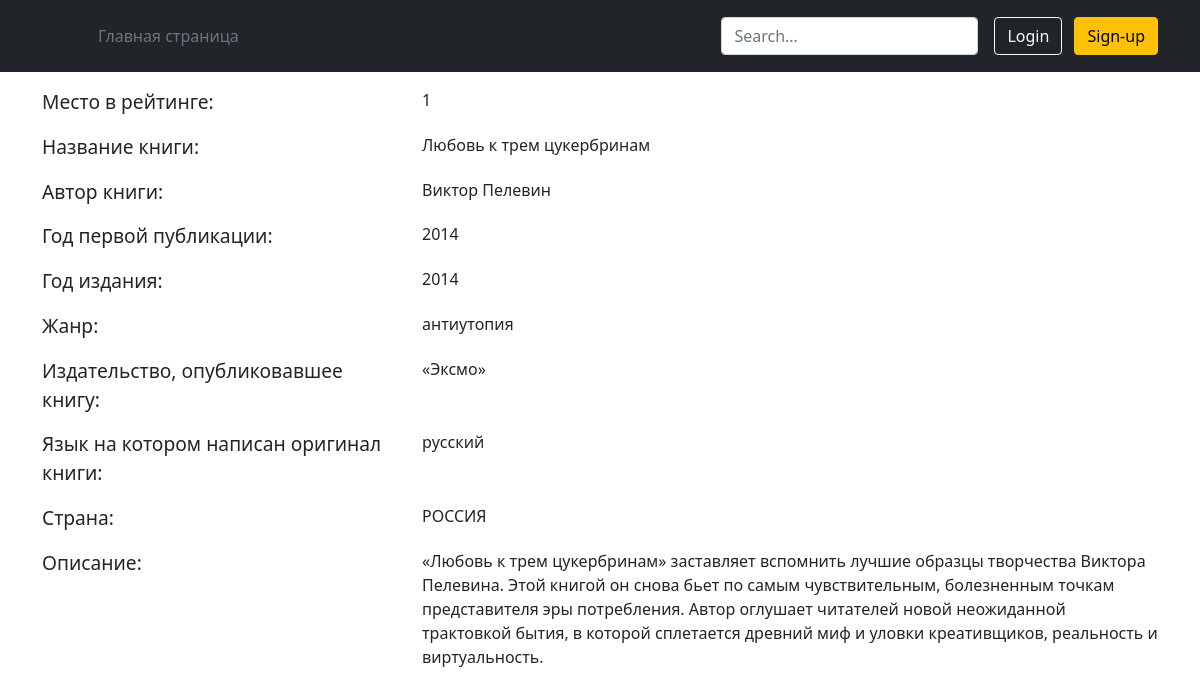
Page /detail/1/ on the committed database.
### portal/models.py (models this page shows, shortened)
class Books(models.Model):
    Description = models.TextField('Описание книги')
    Year = models.PositiveIntegerField('Год написания')
    PopularityRating = models.PositiveIntegerField('Место в рейтинге')
    BookTitle = models.TextField('Название книги')
    Author = models.TextField('Автор')
    Genre = models.TextField('Жанр')
    FirstPoblicationYear = models.PositiveIntegerField('Год первой публикации')
    Publisher = models.TextField('Издательство, опубликовавшее книгу')
    OriginalLanguage = models.TextField('Оригинальный язык')
    Country = models.TextField('Страна в которой написана книга')
    class Meta:
        ordering = ['PopularityRating']

### portal/views.py (the view)
# urls.py: path('detail/<int:id>/', portal_detail),
def detail(request, id):
    print(id)
    book = Books.objects.get(id=id)
    content = {
            "book" :   book
        }
    return render(request, './portal/detail.html', content)

### portal/templates/portal/detail.html (shortened to what this page needs)
<!DOCTYPE html>
<html lang="ru">
<head>
  <link href="https://cdn.jsdelivr.net/npm/bootstrap@5.1.3/dist/css/bootstrap.min.css" rel="stylesheet">
  <header class="p-3 bg-dark text-white">
    <div class="container">
      <div class="d-flex flex-wrap align-items-center justify-content-center justify-content-lg-start">
        <a href="/" class="d-flex align-items-center mb-2 mb-lg-0 text-white text-decoration-none">
          <svg class="bi me-2" width="40" height="32" role="img" aria-label="Bootstrap"><use xlink:href="#bootstrap"></use></svg>
        </a>
        <ul class="nav col-12 col-lg-auto me-lg-auto mb-2 justify-content-center mb-md-0">
          <li><a href="/" class="nav-link px-2 text-secondary">Главная страница</a></li>
        </ul>
        <form class="col-12 col-lg-auto mb-3 mb-lg-0 me-lg-3">
          <input type="search" class="form-control form-control-dark" placeholder="Search..." aria-label="Search">
        </form>
        <div class="text-end">
          <button type="button" class="btn btn-outline-light me-2">Login</button>
          <button type="button" class="btn btn-warning">Sign-up</button>
        </div>
      </div>
    </div>
  </header>
</head>
<body>
    <div class='container'>
        <div class="row mb-3">
            <div class="col-4 themed-grid-col"><big>Место в рейтинге:</big></div>
            <div class="col-8 themed-grid-col">{{book.PopularityRating}}</div>
        </div>
        <div class="row mb-3">
            <div class="col-4 themed-grid-col"><big>Название книги:</big></div>
            <div class="col-8 themed-grid-col">{{book.BookTitle}}</div>
        </div>
        <div class="row mb-3">
            <div class="col-4 themed-grid-col"><big>Автор книги:</big></div>
            <div class="col-8 themed-grid-col">{{book.Author}}</div>
        </div>
        <div class="row mb-3">
            <div class="col-4 themed-grid-col"><big>Год первой публикации:</big></div>
            <div class="col-8 themed-grid-col">{{book.FirstPoblicationYear}}</div>
        </div>
        <div class="row mb-3">
            <div class="col-4 themed-grid-col"><big>Год издания:</big></div>
            <div class="col-8 themed-grid-col">{{book.Year}}</div>
        </div>
        <div class="row mb-3">
            <div class="col-4 themed-grid-col"><big>Жанр:</big></div>
            <div class="col-8 themed-grid-col">{{book.Genre}}</div>
        </div>
        <div class="row mb-3">
            <div class="col-4 themed-grid-col"><big>Издательство, опубликовавшее книгу:</big></div>
            <div class="col-8 themed-grid-col">{{book.Publisher}}</div>
        </div>
        <div class="row mb-3">
            <div class="col-4 themed-grid-col"><big>Язык на котором написан оригинал книги:</big></div>
            <div class="col-8 themed-grid-col">{{book.OriginalLanguage}}</div>
        </div>
        <div class="row mb-3">
            <div class="col-4 themed-grid-col"><big>Страна:</big></div>
            <div class="col-8 themed-grid-col">{{book.Country}}</div>
        </div>
        <div class="row mb-3">
            <div class="col-4 themed-grid-col"><big>Описание:</big></div>
            <div class="col-8 themed-grid-col">{{book.Description}}</div>
        </div>
    </div>
</body>
</html>

### rows in the picture
Books: PopularityRating "1", BookTitle "Любовь к трем цукербринам", Author "Виктор Пелевин", FirstPoblicationYear "2014", Year "2014", Genre "антиутопия", Publisher "«Эксмо»", OriginalLanguage "русский", Country "РОССИЯ", Description "«Любовь к трем цукербринам» заставляет вспомнить лучшие образцы творчества Виктора Пелевина. Этой книгой он снова бьет по самым чувствительным, болезненным точкам представителя эры потребления. Автор оглушает читателей новой неожиданной трактовкой бытия, в которой сплетается древний миф и уловки креативщиков, реальность и виртуальность."
